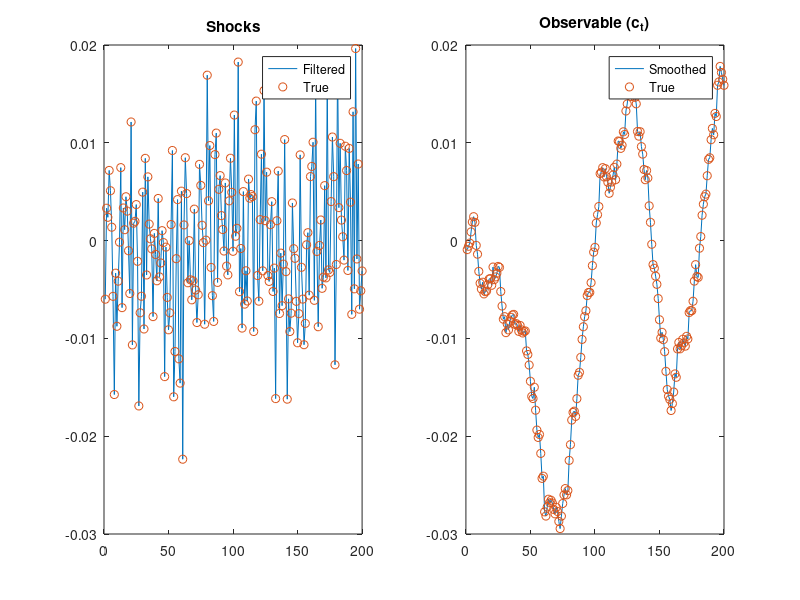

Recreate this plot in MATLAB.
% Course: Bayesian Techniques in Macroeconomics (2026-2027)
% Instructor: Gauthier Vermandel
% Institution: Universite Paris-Dauphine PSL
%
%%% 
%%% New Classical Growth Model
%%% gauthier@vermandel.fr
%%% DSGE course @dauphine
%%% Solution by hand of the RBC model


% number of endogenous
endo_nbr = 3;
% number of exogenous
exo_nbr  = 1;
% number of simulations
Tsim	 = 200;

% Calibration
alpha		= 0.40;				% capital share in production 
beta    	= 0.99;				% discount factor
delta    	= 0.025;			% depreciation rate
rho_A		= 0.85;				% shock autocorrelation


% steady states
Kss			= ((1/beta-(1-delta))/alpha)^(1/(alpha-1));
Css			= Kss^alpha - delta*Kss;

% shock covariance
Q = .007^2;


%%% Solve the model
%% extract parameters
k1 = Kss^(alpha-1);
k2 = Kss^(alpha-1)*alpha+(1-delta);
k3 = Css/Kss;
c1 = beta*alpha*Kss^(alpha-1);
c2 = beta*alpha*Kss^(alpha-1)*(alpha-1);
%% Get closed-form solution of the form:
% x(t) = F*x(t-1) + G*e(t)
% 1) Compute matrix F:
% find roots of the equation - roots([A*x^2 B*x C])
Fcs = roots([-k3 (-1+k3*c2+k2) -k2*c2]);
% pick the stable one
Fc 	= Fcs((Fcs<1) & (Fcs>0));
Fk = k2 - k3*Fc;
% 2) Compute matrix G:
Gc = ((Fc-c2)*k1-c1*rho_A)/((Fc-c2)*k3+1-rho_A);
Gk = k1-k3*Gc;

% build model's matrices
% x = [ k, a, c]'
F = [ 	Fk,	Gk*rho_A,	0;
		0,	rho_A,		0;
		Fc,	Gc*rho_A,	0];
G = [ Gk;	1;	Gc];

%% Simulate the model
x_ = zeros(endo_nbr,Tsim+1);
e_ = randn(exo_nbr,Tsim)*chol(Q);
for t = 2:(Tsim+1)
	x_(:,t) = F*x_(:,t-1)+G*e_(t-1);
end
% remove initial period of all zeros
x_ = x_(:,2:end);


% let us assume that we only observe consumption
% selection matrix pick third variables of x:
H = [0 0 1];
% that satisfies:
y_obs = H *x_;

%% Apply inversion filter
x_hat = zeros(endo_nbr,Tsim+1);
e_hat = zeros(exo_nbr,Tsim+1);
for t = 2:(Tsim+1)
	% invert the model
	e_hat(:,t) = (H*G)\(y_obs(:,t-1)-H*F*x_hat(:,t-1));
	% feed the model with new shock
	x_hat(:,t) = F*x_hat(:,t-1)+G*e_hat(:,t);
end
% remove initial period
e_hat = e_hat(:,2:end);
x_hat = x_hat(:,2:end);

% compare
figure;
subplot(1,2,1)
plot(1:Tsim,e_hat,1:Tsim,e_,'o')
title('Shocks')
legend('Filtered','True')
subplot(1,2,2)
plot(1:Tsim,H*x_hat,1:Tsim,H*x_,'o')
title('Observable (c_{t})')
legend('Smoothed','True')



% Suppose now that we want to estimate 
% the covariance of error Sige

T = length(e_hat);
% The likelihood function reads as follows:
llk = @(x) -( -T/2*log(2*pi*x(1))  -1/(2*x(1))*(e_hat*e_hat'));

% Maximum likelihood estimation
% Optimize log variance to preserve positivity and avoid small-scale stopping.
logQ0 = log(Q);
optimizer_options = optimset('TolX',1e-10,'TolFun',1e-10);
logQ_MLE = fminsearch(@(logQ) llk(exp(logQ)),logQ0,optimizer_options);
theta_MLE = exp(logQ_MLE);
disp(['Estimated standard deviation of errors is ' num2str(sqrt(theta_MLE))])
